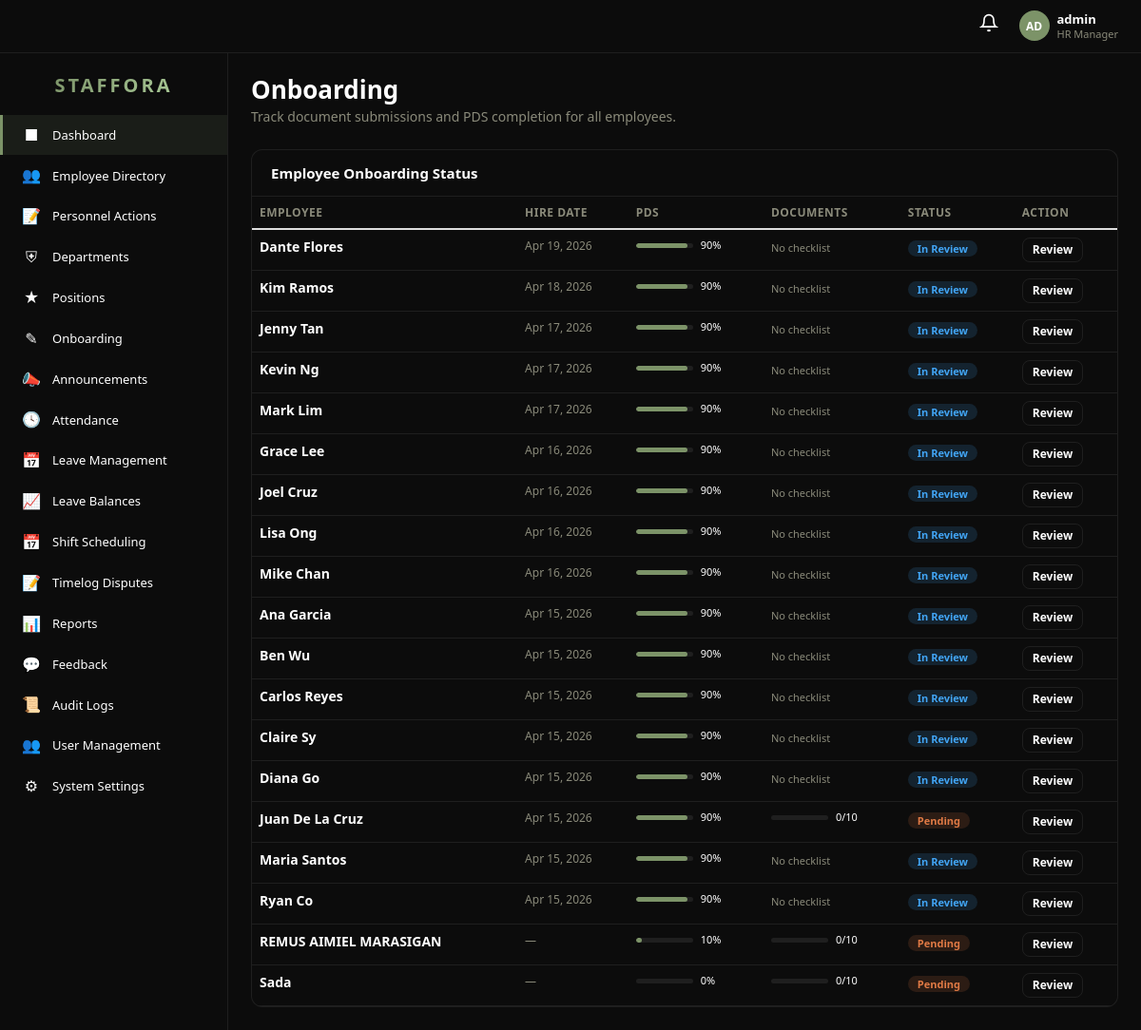
The app's page /pages/onboarding.php (signed in) with its own data.
### tables this page shows
CREATE TABLE `employee` (
  `id` int(11) NOT NULL AUTO_INCREMENT,
  `user_id` int(11) DEFAULT NULL,
  `employee_no` varchar(30) DEFAULT NULL,
  `first_name` varchar(80) NOT NULL,
  `middle_name` varchar(80) DEFAULT NULL,
  `last_name` varchar(80) NOT NULL,
  `suffix` varchar(10) DEFAULT NULL,
  `gender` varchar(20) DEFAULT NULL,
  `email` varchar(150) DEFAULT NULL,
  `phone` varchar(30) DEFAULT NULL,
  `department_id` int(11) DEFAULT NULL,
  `position_id` int(11) DEFAULT NULL,
  `work_rule_id` int(11) DEFAULT NULL,
  `job_title` varchar(100) DEFAULT NULL,
  `employment_type` enum('Full-Time','Part-Time','Contractual','Intern') NOT NULL DEFAULT 'Full-Time',
  `status` enum('Regular','Probationary','Resigned','Terminated','On Leave') NOT NULL DEFAULT 'Probationary',
  `hire_date` date DEFAULT NULL,
  `date_regularized` date DEFAULT NULL,
  `basic_salary` decimal(12,2) NOT NULL DEFAULT 0.00,
  `civil_status` enum('Single','Married','Widowed','Separated','Divorced') DEFAULT NULL,
  `date_of_birth` date DEFAULT NULL,
  `place_of_birth` varchar(150) DEFAULT NULL,
  `nationality` varchar(60) DEFAULT 'Filipino',
  `solo_parent_id` varchar(50) DEFAULT NULL,
  `blood_type` varchar(5) DEFAULT NULL,
  `highest_education` varchar(80) DEFAULT NULL,
  `address` text DEFAULT NULL,
  `sss_no` varchar(30) DEFAULT NULL,
  `philhealth_no` varchar(30) DEFAULT NULL,
  `pagibig_no` varchar(30) DEFAULT NULL,
  `tin_no` varchar(30) DEFAULT NULL,
  `bank_name` varchar(80) DEFAULT NULL,
  `bank_account_number` varchar(40) DEFAULT NULL,
  `emergency_contact_name` varchar(100) DEFAULT NULL,
  `emergency_contact_relationship` varchar(60) DEFAULT NULL,
  `emergency_contact_phone` varchar(30) DEFAULT NULL,
  `created_at` int(11) NOT NULL DEFAULT 0,
  `updated_at` int(11) NOT NULL DEFAULT 0,
  PRIMARY KEY (`id`),
  KEY `user_id` (`user_id`),
  KEY `department_id` (`department_id`),
  KEY `position_id` (`position_id`),
  CONSTRAINT `employee_ibfk_1` FOREIGN KEY (`user_id`) REFERENCES `user` (`id`) ON DELETE SET NULL,
  CONSTRAINT `employee_ibfk_2` FOREIGN KEY (`department_id`) REFERENCES `department` (`id`) ON DELETE SET NULL,
  CONSTRAINT `employee_ibfk_3` FOREIGN KEY (`position_id`) REFERENCES `position` (`id`) ON DELETE SET NULL
);

### includes/db.php (called while the page is built, shortened)
<?php
require_once __DIR__ . '/../config.php';
class DB {
    private static $pdo = null;
    public static function get(): PDO {
        if (self::$pdo === null) {
            $dsn = 'mysql:host=' . DB_HOST . ';port=' . DB_PORT . ';dbname=' . DB_NAME . ';charset=' . DB_CHARSET;
            self::$pdo = new PDO($dsn, DB_USER, DB_PASS, [
                PDO::ATTR_ERRMODE            => PDO::ERRMODE_EXCEPTION,
                PDO::ATTR_DEFAULT_FETCH_MODE => PDO::FETCH_ASSOC,
                PDO::ATTR_EMULATE_PREPARES   => false,
            ]);
        }
        return self::$pdo;
    }
    public static function query(string $sql, array $params = []): PDOStatement {
        $stmt = self::get()->prepare($sql);
        $stmt->execute($params);
        return $stmt;
    }
    public static function fetchAll(string $sql, array $params = []): array {
        return self::query($sql, $params)->fetchAll();
    }
    public static function fetchOne(string $sql, array $params = []): ?array {
        $row = self::query($sql, $params)->fetch();
        return $row ?: null;
    }
    public static function fetchScalar(string $sql, array $params = []) {
        return self::query($sql, $params)->fetchColumn();
    }
    public static function execute(string $sql, array $params = []): int {
        return self::query($sql, $params)->rowCount();
    }
}

### config.php (called while the page is built, shortened)
<?php
if(!function_exists("e")){
    function e(?string $s):string{ return htmlspecialchars((string)$s,ENT_QUOTES|ENT_SUBSTITUTE,"UTF-8"); }
}
if(!function_exists("url")){
    function url(string $page,array $params=[]):string{
        return BASE_URL."/index.php?".http_build_query(array_merge(["page"=>$page],$params));
    }
}

### pages/onboarding.php (the view, shortened to what this page needs)
<?php
require_once __DIR__ . "/../config.php";
require_once __DIR__ . "/../includes/db.php";
$empFilter = (int)($_GET["emp"] ?? 0);
$empWhere = "status IN ('Regular','Probationary')";
$empParams = [];
$employees = DB::fetchAll("SELECT id, first_name, last_name, hire_date, department_id FROM employee WHERE $empWhere ORDER BY hire_date DESC, first_name", $empParams);
$overviewData = [];
foreach ($employees as $em) {
    $total    = (int)DB::fetchScalar("SELECT COUNT(*) FROM employee_doc_checklist WHERE employee_id=?", [$em["id"]]);
    $done     = (int)DB::fetchScalar("SELECT COUNT(*) FROM employee_doc_checklist WHERE employee_id=? AND status IN ('Submitted','Approved')", [$em["id"]]);
    $approved = (int)DB::fetchScalar("SELECT COUNT(*) FROM employee_doc_checklist WHERE employee_id=? AND status='Approved'", [$em["id"]]);
    $empRow   = DB::fetchOne("SELECT gender,date_of_birth,civil_status,address,phone,sss_no,philhealth_no,pagibig_no,tin_no,emergency_contact_name FROM employee WHERE id=?", [$em["id"]]);
    $pdsFields= ['gender','date_of_birth','civil_status','address','phone','sss_no','philhealth_no','pagibig_no','tin_no','emergency_contact_name'];
    $pdsFilled= $empRow ? count(array_filter($pdsFields, fn($f) => !empty($empRow[$f]))) : 0;
    $pdsPct   = round($pdsFilled / count($pdsFields) * 100);
    $overviewData[] = array_merge($em, ['total'=>$total,'done'=>$done,'approved'=>$approved,'pds_pct'=>$pdsPct,'has_checklist'=>$total>0]);
}
$detailEmp       = null;
$detailChecklist = [];
require_once __DIR__ . "/../includes/layout_header.php";
?>
<div style="margin-bottom:24px;display:flex;align-items:center;justify-content:space-between;flex-wrap:wrap;gap:12px;">
    <div>
        <h1 style="font-size:26px;font-weight:700;margin:0;">Onboarding</h1>
        <p style="color:var(--text-muted);margin:4px 0 0;">Track document submissions and PDS completion for all employees.</p>
    </div>
</div>
<?php if ($empFilter && $detailEmp): ?>
<?php
    $clTotal    = count($detailChecklist);
    $clDone     = count(array_filter($detailChecklist, fn($c) => in_array($c['status'],['Submitted','Approved'])));
    $clPending  = count(array_filter($detailChecklist, fn($c) => $c['status']==='Pending'));
    $clPct      = $clTotal>0 ? round($clDone/$clTotal*100) : 0;
?>
<div class="hrms-card" style="margin-bottom:20px;padding:20px;">
    <div style="display:flex;align-items:center;gap:16px;">
        <div style="width:50px;height:50px;border-radius:50%;background:var(--accent);display:flex;align-items:center;justify-content:center;font-size:18px;font-weight:700;color:#fff;flex-shrink:0;">
            <?php echo strtoupper(substr($detailEmp['first_name'],0,1).substr($detailEmp['last_name'],0,1)); ?>
        </div>
        <div style="flex:1;">
            <div style="font-size:18px;font-weight:700;"><?php echo e($detailEmp['first_name'].' '.$detailEmp['last_name']); ?></div>
            <div style="font-size:12px;color:var(--text-muted);"><?php echo e($detailEmp['dept_name']??'No Department'); ?> · Hired <?php echo $detailEmp['hire_date']?date('M j, Y',strtotime($detailEmp['hire_date'])):'—'; ?></div>
        </div>
        <div style="text-align:right;">
            <div style="font-size:24px;font-weight:700;"><?php echo $clPct; ?>%</div>
            <div style="font-size:12px;color:var(--text-muted);"><?php echo $clDone; ?>/<?php echo $clTotal; ?> docs submitted</div>
            <?php if($clPending>0): ?><span style="font-size:11px;color:#fb8c00;"><?php echo $clPending; ?> still pending</span><?php else: ?><span class="badge badge-success">All submitted</span><?php endif; ?>
        </div>
    </div>
    <div style="height:8px;background:rgba(255,255,255,0.08);border-radius:4px;overflow:hidden;margin-top:14px;">
        <div style="height:100%;width:<?php echo $clPct; ?>%;background:var(--accent);border-radius:4px;transition:width .4s;"></div>
    </div>
</div>
<?php if (empty($detailChecklist)): ?>
<div class="hrms-card" style="padding:40px;text-align:center;color:var(--text-muted);">
    <p style="margin:0;">No document checklist found. Please reload the page.</p>
</div>
<?php else: ?>
<div class="hrms-card">
    <div class="card-header"><h3>&#128203; Document Checklist</h3></div>
    <div class="card-body" style="padding:0;">
    <?php foreach ($detailChecklist as $cl):
        $clColor = ["Pending"=>"#fb8c00","Submitted"=>"#4da6ff","Approved"=>"#66bb6a","Waived"=>"var(--text-muted)"][$cl["status"]] ?? "#fff";
    ?>
    <div style="display:flex;align-items:center;gap:14px;padding:13px 20px;border-bottom:1px solid var(--border);">
        <div style="width:10px;height:10px;border-radius:50%;background:<?php echo $clColor; ?>;flex-shrink:0;"></div>
        <div style="flex:1;">
            <div style="font-size:13px;font-weight:600;"><?php echo e($cl["document_type"]); ?></div>
            <?php if($cl["file_name"]): ?><div style="font-size:11px;color:var(--text-muted);margin-top:2px;">&#128206; <?php echo e($cl["file_name"]); ?></div><?php endif; ?>
        </div>
        <span style="font-size:11px;padding:3px 10px;border-radius:12px;background:<?php echo $clColor; ?>22;color:<?php echo $clColor; ?>;font-weight:600;"><?php echo $cl["status"]; ?></span>
        <?php if($cl["file_name"]): ?>
            <a href="<?php echo BASE_URL.'/'.$cl['file_path']; ?>" target="_blank" class="btn btn-sm btn-accent" style="padding:4px 12px;font-size:11px;">👁 View File</a>
        <?php endif; ?>
        <form method="POST" style="display:flex;gap:4px;margin:0;">
            <input type="hidden" name="_action" value="update_checklist">
            <input type="hidden" name="checklist_id" value="<?php echo $cl['id']; ?>">
            <input type="hidden" name="emp_id" value="<?php echo $detailEmp['id']; ?>">
            <?php if($cl['status']!=='Approved'): ?><button type="submit" name="cl_status" value="Approved" class="btn btn-sm" style="background:#43a047;color:#fff;padding:3px 8px;font-size:11px;">Approve</button><?php endif; ?>
            <?php if($cl['status']==='Pending'): ?><button type="submit" name="cl_status" value="Waived" class="btn btn-sm btn-outline" style="padding:3px 8px;font-size:11px;">Waive</button><?php endif; ?>
            <?php if($cl['status']!=='Pending'): ?><button type="submit" name="cl_status" value="Pending" class="btn btn-sm btn-outline" style="padding:3px 8px;font-size:11px;color:#fb8c00;">Reset</button><?php endif; ?>
        </form>
    </div>
    <?php endforeach; ?>
    </div>
</div>
<?php endif; ?>
<?php else: ?>
<div class="hrms-card">
    <div class="card-header"><h3>Employee Onboarding Status</h3></div>
    <div class="card-body" style="padding:0;">
    <table class="table hrms-table" style="margin:0;">
    <thead><tr>
        <th>Employee</th><th>Hire Date</th>
        <th>PDS</th><th>Documents</th><th>Status</th><th>Action</th>
    </tr></thead>
    <tbody>
    <?php foreach($overviewData as $row):
        $docPct   = $row['total']>0 ? round($row['done']/$row['total']*100) : 0;
        $allOk    = $docPct===100 && $row['pds_pct']>=80;
        $hasIssue = $row['done'] < $row['total'];
    ?>
    <tr>
        <td style="font-weight:600;"><?php echo e($row['first_name'].' '.$row['last_name']); ?></td>
        <td style="font-size:12px;color:var(--text-muted);"><?php echo $row['hire_date']?date('M j, Y',strtotime($row['hire_date'])):'—'; ?></td>
        <td>
            <div style="display:flex;align-items:center;gap:8px;">
                <div style="width:60px;height:5px;background:rgba(255,255,255,0.08);border-radius:3px;overflow:hidden;"><div style="height:100%;width:<?php echo $row['pds_pct']; ?>%;background:var(--accent);border-radius:3px;"></div></div>
                <span style="font-size:11px;"><?php echo $row['pds_pct']; ?>%</span>
            </div>
        </td>
        <td>
            <?php if(!$row['has_checklist']): ?>
            <span style="font-size:11px;color:var(--text-muted);">No checklist</span>
            <?php else: ?>
            <div style="display:flex;align-items:center;gap:8px;">
                <div style="width:60px;height:5px;background:rgba(255,255,255,0.08);border-radius:3px;overflow:hidden;"></div>
                <span style="font-size:11px;"><?php echo $row['done']; ?>/<?php echo $row['total']; ?></span>
            </div>
            <?php endif; ?>
        </td>
        <td>
            <?php if($allOk): ?><span class="badge badge-success">Complete</span>
            <?php elseif($hasIssue||$row['pds_pct']<80): ?><span class="badge badge-warning">Pending</span>
            <?php else: ?><span class="badge badge-info">In Review</span><?php endif; ?>
        </td>
        <td><a href="<?php echo url('onboarding',['emp'=>$row['id']]); ?>" class="btn btn-sm btn-outline" style="padding:3px 10px;">Review</a></td>
    </tr>
    <?php endforeach;
    if(empty($overviewData)): ?><tr><td colspan="6" style="text-align:center;padding:28px;color:var(--text-muted);">No employees found.</td></tr><?php endif; ?>
    </tbody>
    </table>
    </div>
</div>
<?php endif; ?>
<?php require_once __DIR__ . "/../includes/layout_footer.php"; ?>

### web/css/hrms.css (style rules this page uses)
:root { --bg: #0c0c0c; --sidebar: #0c0c0c; --card: #0c0c0c; --card-hover: #161616; --border: rgba(255, 255, 255, 0.08); --text: #ffffff; --text-muted: #8a8a7a; --accent: #7C9368; --accent-hover: #8ca678; --primary: #5b8a72; --success: #4caf50; --warning: #E07A45; --danger: #d4183d; --info: #42a5f5 }
* { box-sizing: border-box }
body.hrms-body { margin: 0; background: var(--bg); color: var(--text); font-family: 'Segoe UI', system-ui, -apple-system, sans-serif; font-size: 14px }
a { color: var(--accent); text-decoration: none }
.hrms-card { background: var(--card); border: 1px solid var(--border); border-radius: 12px; overflow: hidden; transition: border-color .2s }
.card-header { padding: 16px 20px; border-bottom: 1px solid var(--border); display: flex; justify-content: space-between; align-items: center }
.card-header h3 { margin: 0; font-size: 15px; font-weight: 600 }
.card-body { padding: 20px }
.table.hrms-table { width: 100%; border-collapse: collapse; color: var(--text) }
.hrms-table thead th { border-bottom: 2px solid var(--border); padding: 10px 12px; font-size: 12px; text-transform: uppercase; color: var(--text-muted); font-weight: 600; letter-spacing: 0.5px; text-align: left }
.hrms-table tbody td { padding: 10px 12px; border-bottom: 1px solid var(--border); vertical-align: middle }
.badge { padding: 3px 10px; border-radius: 20px; font-size: 11px; font-weight: 600; display: inline-block }
.badge-late, .badge-pending, .badge-processing, .badge-warning, .badge-medium, .badge-in-progress { background: rgba(224, 122, 69, 0.15); color: #E07A45 }
.btn { padding: 8px 16px; border-radius: 8px; font-size: 13px; font-weight: 600; border: none; cursor: pointer; transition: all .2s; display: inline-flex; align-items: center; gap: 6px; text-decoration: none }
.btn-outline { background: transparent; border: 1px solid var(--border); color: var(--text) }
.btn-sm { padding: 4px 10px; font-size: 12px }
.badge-info { background: rgba(66, 165, 245, 0.15); color: #42a5f5 }

### records on screen
employee: first_name+last_name "Dante Flores", hire_date "Apr 19, 2026", pds_pct "90", shows "No checklist", shows "In Review"
employee: first_name+last_name "Kim Ramos", hire_date "Apr 18, 2026", pds_pct "90", shows "No checklist", shows "In Review"
employee: first_name+last_name "Jenny Tan", hire_date "Apr 17, 2026", pds_pct "90", shows "No checklist", shows "In Review"
employee: first_name+last_name "Kevin Ng", hire_date "Apr 17, 2026", pds_pct "90", shows "No checklist", shows "In Review"
employee: first_name+last_name "Mark Lim", hire_date "Apr 17, 2026", pds_pct "90", shows "No checklist", shows "In Review"
employee: first_name+last_name "Grace Lee", hire_date "Apr 16, 2026", pds_pct "90", shows "No checklist", shows "In Review"
employee: first_name+last_name "Joel Cruz", hire_date "Apr 16, 2026", pds_pct "90", shows "No checklist", shows "In Review"
employee: first_name+last_name "Lisa Ong", hire_date "Apr 16, 2026", pds_pct "90", shows "No checklist", shows "In Review"
employee: first_name+last_name "Mike Chan", hire_date "Apr 16, 2026", pds_pct "90", shows "No checklist", shows "In Review"
employee: first_name+last_name "Ana Garcia", hire_date "Apr 15, 2026", pds_pct "90", shows "No checklist", shows "In Review"
employee: first_name+last_name "Ben Wu", hire_date "Apr 15, 2026", pds_pct "90", shows "No checklist", shows "In Review"
employee: first_name+last_name "Carlos Reyes", hire_date "Apr 15, 2026", pds_pct "90", shows "No checklist", shows "In Review"
employee: first_name+last_name "Claire Sy", hire_date "Apr 15, 2026", pds_pct "90", shows "No checklist", shows "In Review"
employee: first_name+last_name "Diana Go", hire_date "Apr 15, 2026", pds_pct "90", shows "No checklist", shows "In Review"
employee: first_name+last_name "Juan De La Cruz", hire_date "Apr 15, 2026", pds_pct "90", done "0", total "10", shows "Pending"
employee: first_name+last_name "Maria Santos", hire_date "Apr 15, 2026", pds_pct "90", shows "No checklist", shows "In Review"
employee: first_name+last_name "Ryan Co", hire_date "Apr 15, 2026", pds_pct "90", shows "No checklist", shows "In Review"
employee: first_name+last_name "REMUS AIMIEL MARASIGAN", pds_pct "10", done "0", total "10", shows "Pending"

### other values on screen
substr($username ?: 'U', 0, 2) "AD"
$username "admin"
$roleLabel "HR Manager"
$item[2] "■"
$item[0] "Dashboard"
$item[2] "👥"
$item[0] "Employee Directory"
$item[2] "📝"
$item[0] "Personnel Actions"
$item[2] "⛨"
$item[0] "Departments"
$item[2] "★"
$item[0] "Positions"
$item[2] "✎"
$item[0] "Onboarding"
